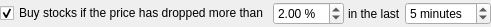
<?xml version="1.0" encoding="UTF-8"?>
<ui version="4.0">
 <class>BuyDecision1ConfigWidget</class>
 <widget class="QWidget" name="BuyDecision1ConfigWidget">
  <property name="geometry">
   <rect>
    <x>0</x>
    <y>0</y>
    <width>487</width>
    <height>27</height>
   </rect>
  </property>
  <layout class="QVBoxLayout" name="verticalLayout">
   <property name="spacing">
    <number>4</number>
   </property>
   <property name="leftMargin">
    <number>0</number>
   </property>
   <property name="topMargin">
    <number>0</number>
   </property>
   <property name="rightMargin">
    <number>0</number>
   </property>
   <property name="bottomMargin">
    <number>0</number>
   </property>
   <item>
    <layout class="QHBoxLayout" name="horizontalLayout">
     <property name="spacing">
      <number>4</number>
     </property>
     <item>
      <widget class="QCheckBox" name="enabledCheckBox">
       <property name="text">
        <string>Buy stocks if the price has dropped more than</string>
       </property>
       <property name="checked">
        <bool>true</bool>
       </property>
      </widget>
     </item>
     <item>
      <widget class="QDoubleSpinBox" name="priceFallDoubleSpinBox">
       <property name="suffix">
        <string notr="true"> %</string>
       </property>
       <property name="singleStep">
        <double>0.100000000000000</double>
       </property>
       <property name="value">
        <double>2.000000000000000</double>
       </property>
      </widget>
     </item>
     <item>
      <widget class="QLabel" name="label">
       <property name="text">
        <string>in the last</string>
       </property>
      </widget>
     </item>
     <item>
      <widget class="QSpinBox" name="durationSpinBox">
       <property name="suffix">
        <string> minutes</string>
       </property>
       <property name="value">
        <number>5</number>
       </property>
      </widget>
     </item>
    </layout>
   </item>
  </layout>
 </widget>
 <resources/>
 <connections/>
</ui>
